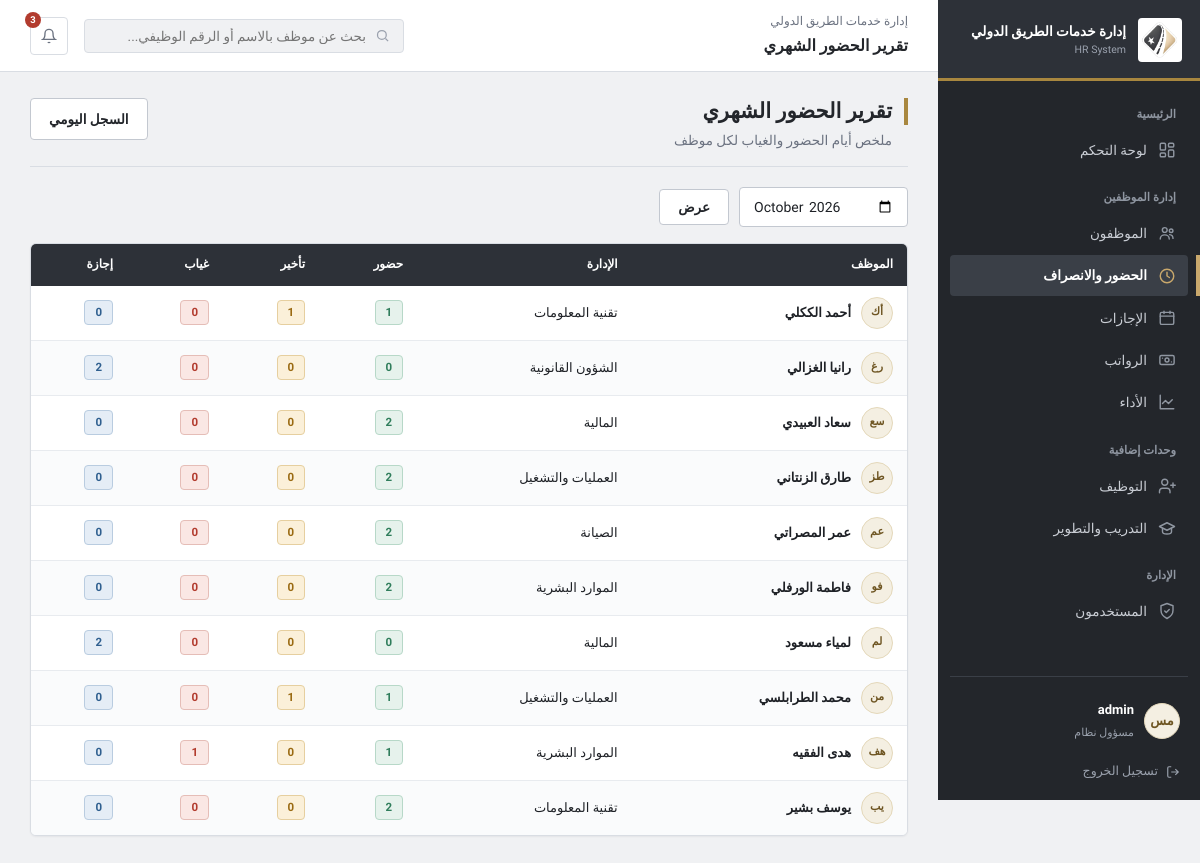
/attendance/report (signed in), run on the app's committed database.
### tables this page shows
CREATE TABLE users (
    id INTEGER PRIMARY KEY AUTOINCREMENT,
    username TEXT NOT NULL UNIQUE,
    password_hash TEXT NOT NULL,
    role TEXT NOT NULL DEFAULT 'hr',
    employee_id INTEGER REFERENCES employees(id)
);

CREATE TABLE employees (
    id INTEGER PRIMARY KEY AUTOINCREMENT,
    employee_code TEXT NOT NULL UNIQUE,
    full_name TEXT NOT NULL,
    initials TEXT NOT NULL,
    department_id INTEGER NOT NULL REFERENCES departments(id),
    position TEXT NOT NULL,
    hire_date TEXT NOT NULL,
    contract_type TEXT NOT NULL,
    contract_end_date TEXT,
    status TEXT NOT NULL DEFAULT 'نشط',
    phone TEXT,
    email TEXT,
    base_salary REAL NOT NULL DEFAULT 0,
    allowance REAL NOT NULL DEFAULT 0
);

### modules/attendance.py (the view)
@bp.route("/report")
@login_required
def report():
    conn = db.get_db()
    month = valid_month(request.args.get("month"))
    rows = conn.execute(
        """
        SELECT e.id, e.full_name, e.initials, d.name AS dept,
          SUM(CASE WHEN a.status='present' THEN 1 ELSE 0 END) AS present,
          SUM(CASE WHEN a.status='late' THEN 1 ELSE 0 END) AS late,
          SUM(CASE WHEN a.status='absent' THEN 1 ELSE 0 END) AS absent,
          SUM(CASE WHEN a.status='leave' THEN 1 ELSE 0 END) AS leave
        FROM employees e JOIN departments d ON d.id = e.department_id
        LEFT JOIN attendance a ON a.employee_id = e.id AND a.day LIKE ?
        WHERE e.status != 'منتهي' GROUP BY e.id ORDER BY e.full_name
        """, (month + "-%",)).fetchall()
    return render_template("attendance/report.html", rows=rows, month=month)

### app.py (called while the page is built)
def get_current_user():
    if "user_id" not in session:
        return None
    return db.get_db().execute(
        """
        SELECT u.id, u.username, u.role, u.employee_id,
               e.full_name, e.initials, e.position,
               d.name AS department_name
        FROM users u
        LEFT JOIN employees e ON e.id = u.employee_id
        LEFT JOIN departments d ON d.id = e.department_id
        WHERE u.id = ?
        """,
        (session["user_id"],),
    ).fetchone()

@app.context_processor
def inject_globals():
    ctx = {"current_user": None, "pending_badge": 0}
    if "user_id" in session:
        ctx["current_user"] = get_current_user()
        ctx["pending_badge"] = db.get_db().execute(
            "SELECT COUNT(*) AS c FROM leave_requests WHERE status = 'pending'"
        ).fetchone()["c"]
    return ctx

@app.before_request
def csrf_protect():
    if request.method == "POST" and not csrf_valid():
        abort(400)

### core.py (called while the page is built)
def login_required(view):
    @wraps(view)
    def wrapped(*args, **kwargs):
        uid = session.get("user_id")
        if not uid:
            return redirect(url_for("login"))
        ok = db.get_db().execute("SELECT 1 FROM users WHERE id = ?", (uid,)).fetchone()
        if not ok:
            session.clear()
            return redirect(url_for("login"))
        return view(*args, **kwargs)
    return wrapped

def valid_month(value):
    if value and re.fullmatch(r"\d{4}-(0[1-9]|1[0-2])", value):
        return value
    return date.today().strftime("%Y-%m")

### db.py (called while the page is built)
def get_db():
    if "db" not in g:
        os.makedirs(os.path.dirname(DB_PATH), exist_ok=True)
        g.db = sqlite3.connect(DB_PATH)
        g.db.row_factory = sqlite3.Row
        g.db.execute("PRAGMA foreign_keys = ON")
    return g.db

### templates/attendance/report.html
{% extends "base.html" %}{% import "_macros.html" as m %}
{% set page_label = 'تقرير الحضور الشهري' %}{% set active_panel = 'attendance' %}
{% block content %}
{% call m.page_head('تقرير الحضور الشهري', 'ملخص أيام الحضور والغياب لكل موظف') %}<a class="btn" href="{{ url_for('attendance.index') }}">السجل اليومي</a>{% endcall %}
<form class="filters" method="GET"><input type="month" name="month" value="{{ month }}"><button class="btn" type="submit">عرض</button></form>
<div class="card"><div class="table-wrap"><table>
<thead><tr><th>الموظف</th><th>الإدارة</th><th>حضور</th><th>تأخير</th><th>غياب</th><th>إجازة</th></tr></thead><tbody>
{% for r in rows %}<tr><td><a class="person" href="{{ url_for('employees.view', emp_id=r.id) }}"><div class="avatar">{{ r.initials }}</div><b>{{ r.full_name }}</b></a></td>
<td>{{ r.dept }}</td><td><span class="pill good">{{ r.present or 0 }}</span></td><td><span class="pill warn">{{ r.late or 0 }}</span></td>
<td><span class="pill bad">{{ r.absent or 0 }}</span></td><td><span class="pill info">{{ r.leave or 0 }}</span></td></tr>{% endfor %}
</tbody></table></div></div>
{% endblock %}

### templates/base.html (shortened to what this page needs)
{%- macro nav(key, endpoint, label, icon) -%}
<a class="nav-item {{ 'active' if active_panel == key else '' }}" href="{{ url_for(endpoint) }}">
  <svg viewBox="0 0 24 24" fill="none" stroke="currentColor" stroke-width="1.9" stroke-linecap="round" stroke-linejoin="round">{{ icon|safe }}</svg>{{ label }}
</a>
{%- endmacro -%}
<!DOCTYPE html>
<html lang="ar" dir="rtl">
<head>
<link rel="stylesheet" href="{{ url_for('static', filename='css/style.css') }}">
</head>
<body>
<div class="shell">
  <aside class="sidebar">
    <a class="brand" href="{{ url_for('dashboard') }}">
      <img src="{{ url_for('static', filename='img/emblem.png') }}" alt="شعار {{ ORG_NAME }}">
      <div><b>{{ ORG_NAME }}</b><span>HR System</span></div>
    </a>
    <div class="nav-label">الرئيسية</div>
    {{ nav('overview', 'dashboard', 'لوحة التحكم', '<rect x="3" y="3" width="7" height="9" rx="1.5"/><rect x="14" y="3" width="7" height="5" rx="1.5"/><rect x="14" y="12" width="7" height="9" rx="1.5"/><rect x="3" y="16" width="7" height="5" rx="1.5"/>') }}
    <div class="nav-label">إدارة الموظفين</div>
    {{ nav('employees', 'employees.index', 'الموظفون', '<circle cx="9" cy="8" r="3.2"/><path d="M3 20c0-3.3 2.7-5.5 6-5.5s6 2.2 6 5.5"/><circle cx="17.5" cy="9" r="2.4"/><path d="M15.5 14.2c2.6.3 4.5 2 4.5 5"/>') }}
    {{ nav('attendance', 'attendance.index', 'الحضور والانصراف', '<circle cx="12" cy="12" r="9"/><path d="M12 7v5l3.2 2"/>') }}
    {{ nav('leaves', 'leaves.index', 'الإجازات', '<rect x="3" y="4.5" width="18" height="16" rx="2"/><path d="M3 9.5h18M8 3v3M16 3v3"/>') }}
    {{ nav('payroll', 'payroll.index', 'الرواتب', '<rect x="2.5" y="6" width="19" height="12" rx="2"/><circle cx="12" cy="12" r="2.6"/><path d="M6 9.5v.01M18 14.5v.01"/>') }}
    {{ nav('performance', 'performance.index', 'الأداء', '<path d="M3 3v18h18"/><path d="m19 9-5 5-4-4-4 4"/>') }}
    <div class="nav-label">وحدات إضافية</div>
    {{ nav('recruitment', 'recruitment.index', 'التوظيف', '<path d="M16 21v-2a4 4 0 0 0-4-4H6a4 4 0 0 0-4 4v2"/><circle cx="9" cy="7" r="4"/><path d="M20 8v6M23 11h-6"/>') }}
    {{ nav('training', 'training.index', 'التدريب والتطوير', '<path d="M22 10 12 5 2 10l10 5 10-5Z"/><path d="M6 12.5V17c0 1.7 2.7 3 6 3s6-1.3 6-3v-4.5"/>') }}
    {% if session.get('role') == 'admin' %}
    <div class="nav-label">الإدارة</div>
    {{ nav('users', 'users.index', 'المستخدمون', '<path d="M12 2 4 5v6c0 5 3.4 8.7 8 11 4.6-2.3 8-6 8-11V5Z"/><path d="m9 12 2 2 4-4"/>') }}
    {% endif %}
    <div class="sidebar-foot">
      <a class="user-chip" href="{{ url_for('users.account') }}" title="حسابي">
        <div class="avatar">{{ current_user['initials'] if current_user and current_user['initials'] else 'مس' }}</div>
        <div class="who">
          <b>{{ (current_user['full_name'] or current_user['username']) if current_user else '' }}</b>
          <span>{% if current_user and current_user['department_name'] %}{{ current_user['position'] }}{% elif current_user %}{{ 'مسؤول نظام' if current_user['role'] == 'admin' else 'موارد بشرية' }}{% endif %}</span>
        </div>
      </a>
      <a class="logout-link" href="{{ url_for('logout') }}">
        <svg width="14" height="14" viewBox="0 0 24 24" fill="none" stroke="currentColor" stroke-width="2"><path d="M9 21H5a2 2 0 0 1-2-2V5a2 2 0 0 1 2-2h4"/><path d="M16 17l5-5-5-5M21 12H9"/></svg>
        تسجيل الخروج
      </a>
    </div>
  </aside>
  <div class="main">
    <div class="topbar">
      <div class="page-title">{{ ORG_NAME }}<b>{{ page_label|default('لوحة التحكم') }}</b></div>
      <form class="search" method="GET" action="{{ url_for('employees.index') }}" role="search">
        <svg width="15" height="15" viewBox="0 0 24 24" fill="none" stroke="currentColor" stroke-width="2"><circle cx="11" cy="11" r="7"/><path d="m21 21-4.3-4.3"/></svg>
        <input type="search" name="q" placeholder="بحث عن موظف بالاسم أو الرقم الوظيفي..." aria-label="بحث">
      </form>
      <a class="icon-btn" href="{{ url_for('leaves.index', status='pending') }}" title="طلبات إجازة معلّقة" aria-label="الإشعارات">
        <svg width="16" height="16" viewBox="0 0 24 24" fill="none" stroke="currentColor" stroke-width="2"><path d="M18 8a6 6 0 0 0-12 0c0 7-3 9-3 9h18s-3-2-3-9"/><path d="M13.7 21a2 2 0 0 1-3.4 0"/></svg>
        {% if pending_badge %}<span class="badge">{{ pending_badge }}</span>{% endif %}
      </a>
    </div>
    <div class="content">
      {% block content %}{% endblock %}
    </div>
  </div>
</div>
</body>
</html>

### data on the page
users: username "admin", role "مسؤول نظام"
employees: initials "أك", full_name "أحمد الككلي", dept "تقنية المعلومات", present "1", late "1", absent "0", leave "0"
employees: initials "رغ", full_name "رانيا الغزالي", dept "الشؤون القانونية", present "0", late "0", absent "0", leave "2"
employees: initials "سع", full_name "سعاد العبيدي", dept "المالية", present "2", late "0", absent "0", leave "0"
employees: initials "طز", full_name "طارق الزنتاني", dept "العمليات والتشغيل", present "2", late "0", absent "0", leave "0"
employees: initials "عم", full_name "عمر المصراتي", dept "الصيانة", present "2", late "0", absent "0", leave "0"
employees: initials "فو", full_name "فاطمة الورفلي", dept "الموارد البشرية", present "2", late "0", absent "0", leave "0"
employees: initials "لم", full_name "لمياء مسعود", dept "المالية", present "0", late "0", absent "0", leave "2"
employees: initials "من", full_name "محمد الطرابلسي", dept "العمليات والتشغيل", present "1", late "1", absent "0", leave "0"
employees: initials "هف", full_name "هدى الفقيه", dept "الموارد البشرية", present "1", late "0", absent "1", leave "0"
employees: initials "يب", full_name "يوسف بشير", dept "تقنية المعلومات", department "2", late "0", absent "0", leave "0"

### other printed values
{{ ORG_NAME }} "إدارة خدمات الطريق الدولي"
{{ label }} "لوحة التحكم الموظفون الحضور والانصراف الإجازات الرواتب الأداء التوظيف التدريب والتطوير المستخدمون"
{{ page_label|default('لوحة التحكم') }} "تقرير الحضور الشهري"
{{ pending_badge }} "3"
{{ title }} "تقرير الحضور الشهري"
{{ sub }} "ملخص أيام الحضور والغياب لكل موظف"
